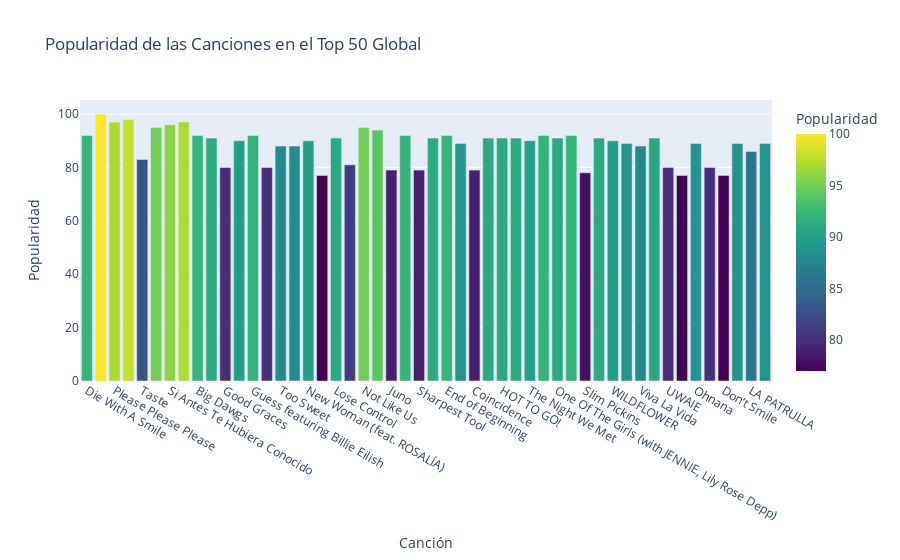

Notebook code for this chart:
### Markdown cell above
Creamos un grafico para observar la popularidad de las canciones en el top 50 global

### Code cell
# Gráfico de barras interactivo para la popularidad de las canciones
fig = px.bar(df, x='Song Name', y='Popularity',
             title='Popularidad de las Canciones en el Top 50 Global',
             labels={'Song Name': 'Canción', 'Popularity': 'Popularidad'},
             color='Popularity', color_continuous_scale='Viridis')
fig.show()

### Figure 1 — Plotly figure (JSON) as saved in the notebook; plotly's stock layout.template omitted (floating-point values rounded to 4 significant figures)
{"data": [{"alignmentgroup": "True", "hovertemplate": "Canción=%{x}<br>Popularidad=%{marker.color}<extra></extra>", "legendgroup": "", "marker": {"color": [92, 100, 97, 98, 83, 95, 96, 97, 92, 91, 80, 90, 92, 80, 88, 88, 90, 77, 91, 81, 95, 94, 79, 92, 79, 91, 92, 89, 79, 91, 91, 91, 90, 92, 91, 92, 78, 91, 90, 89, 88, 91, 80, 77, 89, 80, 77, 89, 86, 89], "coloraxis": "coloraxis", "pattern": {"shape": ""}}, "name": "", "offsetgroup": "", "orientation": "v", "showlegend": false, "textposition": "auto", "type": "bar", "x": ["Die With A Smile", "BIRDS OF A FEATHER", "Please Please Please", "Espresso", "Taste", "Who", "Si Antes Te Hubiera Conocido", "Good Luck, Babe!", "Big Dawgs", "Beautiful Things", "Good Graces", "Bye Bye Bye - From Deadpool and Wolverine Soundtrack", "Guess featuring Billie Eilish", "Bed Chem", "Too Sweet", "A Bar Song (Tipsy)", "New Woman (feat. ROSALÍA)", "Gata Only", "Lose Control", "I Had Some Help (Feat. Morgan Wallen)", "Not Like Us", "MILLION DOLLAR BABY", "Juno", "Alibi (with Pabllo Vittar & Yseult)", "Sharpest Tool", "Move", "End of Beginning", "we can't be friends (wait for your love)", "Coincidence", "Sweater Weather", "HOT TO GO!", "I Wanna Be Yours", "The Night We Met", "Stargazing", "One Of The Girls (with JENNIE, Lily Rose Depp)", "Cruel Summer", "Slim Pickins", "Austin (Boots Stop Workin')", "WILDFLOWER", "Apple", "Viva La Vida", "LUNA", "UWAIE", "Dumb & Poetic", "Ohnana", "i like the way you kiss me", "Don’t Smile", "NIGHTS LIKE THIS", "LA PATRULLA", "Slow It Down"], "xaxis": "x", "y": [92, 100, 97, 98, 83, 95, 96, 97, 92, 91, 80, 90, 92, 80, 88, 88, 90, 77, 91, 81, 95, 94, 79, 92, 79, 91, 92, 89, 79, 91, 91, 91, 90, 92, 91, 92, 78, 91, 90, 89, 88, 91, 80, 77, 89, 80, 77, 89, 86, 89], "yaxis": "y"}], "layout": {"barmode": "relative", "coloraxis": {"colorbar": {"title": {"text": "Popularidad"}}, "colorscale": [[0, "#440154"], [0.1111, "#482878"], [0.2222, "#3e4989"], [0.3333, "#31688e"], [0.4444, "#26828e"], [0.5556, "#1f9e89"], [0.6667, "#35b779"], [0.7778, "#6ece58"], [0.8889, "#b5de2b"], [1, "#fde725"]]}, "legend": {"tracegroupgap": 0}, "title": {"text": "Popularidad de las Canciones en el Top 50 Global"}, "xaxis": {"anchor": "y", "domain": [0, 1], "title": {"text": "Canción"}}, "yaxis": {"anchor": "x", "domain": [0, 1], "title": {"text": "Popularidad"}}}}
